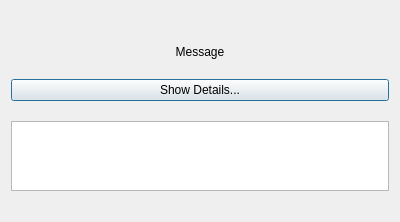
<?xml version="1.0" encoding="UTF-8"?>
<ui version="4.0">
 <class>Dialog</class>
 <widget class="QDialog" name="Dialog">
  <property name="geometry">
   <rect>
    <x>0</x>
    <y>0</y>
    <width>400</width>
    <height>200</height>
   </rect>
  </property>
  <property name="windowTitle">
   <string>Dialog</string>
  </property>
  <layout class="QVBoxLayout" name="verticalLayout">
   <property name="spacing">
    <number>20</number>
   </property>
   <item>
    <widget class="QLabel" name="iconLabel">
     <property name="text">
      <string />
     </property>
     <property name="alignment">
      <set>Qt::AlignTop|Qt::AlignLeft</set>
     </property>
     <property name="pixmap">
      <pixmap />
     </property>
     <property name="scaledContents">
      <bool>false</bool>
     </property>
    </widget>
   </item>
   <item>
    <spacer name="topSpacer">
     <property name="orientation">
      <enum>Qt::Vertical</enum>
     </property>
     <property name="sizeHint" stdset="0">
      <size>
       <width>20</width>
       <height>20</height>
      </size>
     </property>
    </spacer>
   </item>
   <item>
    <widget class="QLabel" name="messageLabel">
     <property name="text">
      <string>Message</string>
     </property>
     <property name="alignment">
      <set>Qt::AlignCenter</set>
     </property>
     <property name="wordWrap">
      <bool>true</bool>
     </property>
    </widget>
   </item>
   <item>
    <widget class="QPushButton" name="toggleDetailsButton">
     <property name="text">
      <string>Show Details...</string>
     </property>
     <property name="checkable">
      <bool>true</bool>
     </property>
     <property name="visible">
      <bool>false</bool>
     </property>
    </widget>
   </item>
   <item>
    <widget class="QTextEdit" name="detailedTextWidget">
     <property name="readOnly">
      <bool>true</bool>
     </property>
     <property name="visible">
      <bool>false</bool>
     </property>
    </widget>
   </item>
   <item>
    <spacer name="bottomSpacer">
     <property name="orientation">
      <enum>Qt::Vertical</enum>
     </property>
     <property name="sizeHint" stdset="0">
      <size>
       <width>20</width>
       <height>20</height>
      </size>
     </property>
    </spacer>
   </item>
   <item>
    <layout class="QHBoxLayout" name="buttonLayout">
     <item>
      <spacer name="leftSpacer">
       <property name="orientation">
        <enum>Qt::Horizontal</enum>
       </property>
       <property name="sizeHint" stdset="0">
        <size>
         <width>40</width>
         <height>20</height>
        </size>
       </property>
      </spacer>
     </item>
     <!-- Buttons will be added dynamically here -->
     <item>
      <spacer name="rightSpacer">
       <property name="orientation">
        <enum>Qt::Horizontal</enum>
       </property>
       <property name="sizeHint" stdset="0">
        <size>
         <width>40</width>
         <height>20</height>
        </size>
       </property>
      </spacer>
     </item>
    </layout>
   </item>
  </layout>
 </widget>
 <resources />
 <connections />
</ui>
